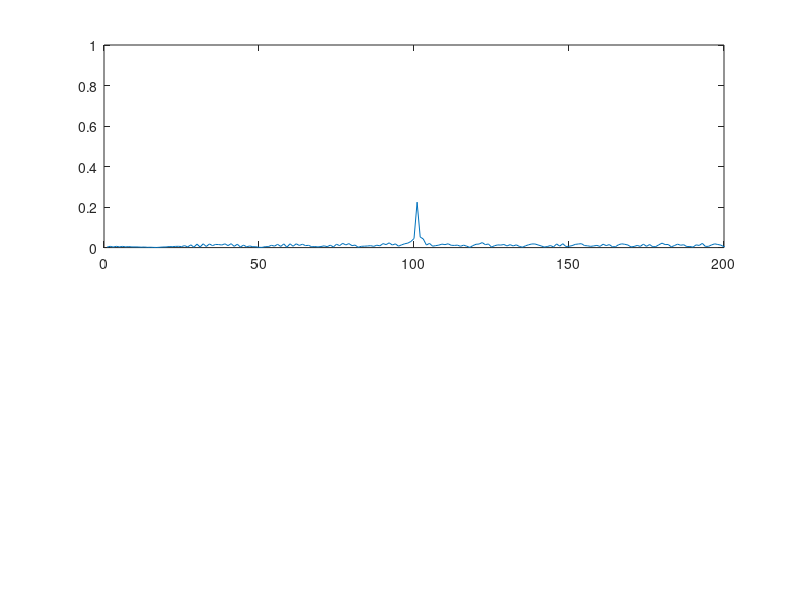

MATLAB code to generate this figure:
clear all
clc;

%% Radar Specifications 
%%%%%%%%%%%%%%%%%%%%%%%%%%%
% Frequency of operation = 77GHz
% Max Range = 200m
% Range Resolution = 1 m
% Max Velocity = 100 m/s
%%%%%%%%%%%%%%%%%%%%%%%%%%%

%max range
R_max = 200;
%speed of light = 3e8
c = 3e8;
% fc = 77e9;
d_res = 1
max_v = 100;

%% User Defined Range and Velocity of target
% *%TODO* :
% define the target's initial position and velocity. Note : Velocity
% remains contant
 
% set the range
range = 100;

% set the velocity
v = 50;


%% FMCW Waveform Generation

% *%TODO* :
%Design the FMCW waveform by giving the specs of each of its parameters.
% Calculate the Bandwidth (B), Chirp Time (Tchirp) and Slope (slope) of the FMCW
% chirp using the requirements above.

% d_res = c / (2*Bsweep);
B = c / (2*d_res);

% sweep time (chirp time)
Tchirp = 5.5 * R_max * 2 / c; % use 5.5 as per lesson

% Slope=Bandwidth/Tchirp
slope = B / Tchirp

%Operating carrier frequency of Radar 
fc= 77e9;             %carrier freq
fprintf("Bsweep: %d, Tchirp: %d, slope: %d\n", B, Tchirp, slope);
                                                          
%The number of chirps in one sequence. Its ideal to have 2^ value for the ease of running the FFT
%for Doppler Estimation. 
Nd=128;                   % #of doppler cells OR #of sent periods % number of chirps

%The number of samples on each chirp. 
Nr=1024;                  %for length of time OR # of range cells

% Timestamp for running the displacement scenario for every sample on each
% chirp
t=linspace(0,Nd*Tchirp,Nr*Nd); %total time for samples


%Creating the vectors for Tx, Rx and Mix based on the total samples input.
Tx=zeros(1,length(t)); %transmitted signal
Rx=zeros(1,length(t)); %received signal
Mix = zeros(1,length(t)); %beat signal

%Similar vectors for range_covered and time delay.
r_t=zeros(1,length(t));
td=zeros(1,length(t));


%% Signal generation and Moving Target simulation
% Running the radar scenario over the time. 

for i=1:length(t)         
    
    
    % *%TODO* :
    %For each time stamp update the Range of the Target for constant velocity. 
    % delay time can be calculated from range and speed of light
    r_t(i) = range + v*t(i);
    td(i) = 2*r_t(i)/c;
    
    % *%TODO* :
    %For each time sample we need update the transmitted and
    %received signal. 
    Tx(i) = cos(2*pi*(fc*t(i) + slope*t(i)^2/2));
    Rx(i) = cos(2*pi*(fc*(t(i)-td(i)) + slope*(t(i)-td(i))^2/2));
    
    % *%TODO* :
    %Now by mixing the Transmit and Receive generate the beat signal
    %This is done by element wise matrix multiplication of Transmit and
    %Receiver Signal
    Mix(i) = Tx(i).*Rx(i);
    
end

%% RANGE MEASUREMENT


 % *%TODO* :
%reshape the vector into Nr*Nd array. Nr and Nd here would also define the size of
%Range and Doppler FFT respectively.
Mix = reshape(Mix, [Nr, Nd]);

 % *%TODO* :
%run the FFT on the beat signal along the range bins dimension (Nr) and
%normalize.
signal_fft = fft(Mix,Nr);

 % *%TODO* :
% Take the absolute value of FFT output, after normalising
signal_fft = abs(signal_fft/Nr);

 % *%TODO* :
% Output of FFT is double sided signal, but we are interested in only one side of the spectrum.
% Hence we throw out half of the samples.
signal_fft = signal_fft(1:Nr/2)

%plotting the range
figure ('Name','Range from First FFT')
subplot(2,1,1)

 % *%TODO* :
 % plot FFT output 
plot(signal_fft);

 
axis ([0 200 0 1]);

return;


%% RANGE DOPPLER RESPONSE
% The 2D FFT implementation is already provided here. This will run a 2DFFT
% on the mixed signal (beat signal) output and generate a range doppler
% map.You will implement CFAR on the generated RDM


% Range Doppler Map Generation.

% The output of the 2D FFT is an image that has reponse in the range and
% doppler FFT bins. So, it is important to convert the axis from bin sizes
% to range and doppler based on their Max values.

Mix=reshape(Mix,[Nr,Nd]);

% 2D FFT using the FFT size for both dimensions.
sig_fft2 = fft2(Mix,Nr,Nd);

% Taking just one side of signal from Range dimension.
sig_fft2 = sig_fft2(1:Nr/2,1:Nd);
sig_fft2 = fftshift (sig_fft2);
RDM = abs(sig_fft2);
RDM = 10*log10(RDM) ;

%use the surf function to plot the output of 2DFFT and to show axis in both
%dimensions
doppler_axis = linspace(-100,100,Nd);
range_axis = linspace(-200,200,Nr/2)*((Nr/2)/400);
figure,surf(doppler_axis,range_axis,RDM);

%% CFAR implementation

%Slide Window through the complete Range Doppler Map

% *%TODO* :
%Select the number of Training Cells in both the dimensions.

% *%TODO* :
%Select the number of Guard Cells in both dimensions around the Cell under 
%test (CUT) for accurate estimation

% *%TODO* :
% offset the threshold by SNR value in dB

% *%TODO* :
%Create a vector to store noise_level for each iteration on training cells
noise_level = zeros(1,1);


% *%TODO* :
%design a loop such that it slides the CUT across range doppler map by
%giving margins at the edges for Training and Guard Cells.
%For every iteration sum the signal level within all the training
%cells. To sum convert the value from logarithmic to linear using db2pow
%function. Average the summed values for all of the training
%cells used. After averaging convert it back to logarithimic using pow2db.
%Further add the offset to it to determine the threshold. Next, compare the
%signal under CUT with this threshold. If the CUT level > threshold assign
%it a value of 1, else equate it to 0.


   % Use RDM[x,y] as the matrix from the output of 2D FFT for implementing
   % CFAR





% *%TODO* :
% The process above will generate a thresholded block, which is smaller 
%than the Range Doppler Map as the CUT cannot be located at the edges of
%matrix. Hence,few cells will not be thresholded. To keep the map size same
% set those values to 0. 
 








% *%TODO* :
%display the CFAR output using the Surf function like we did for Range
%Doppler Response output.
figure,surf(doppler_axis,range_axis,'replace this with output');
colorbar;


 
 